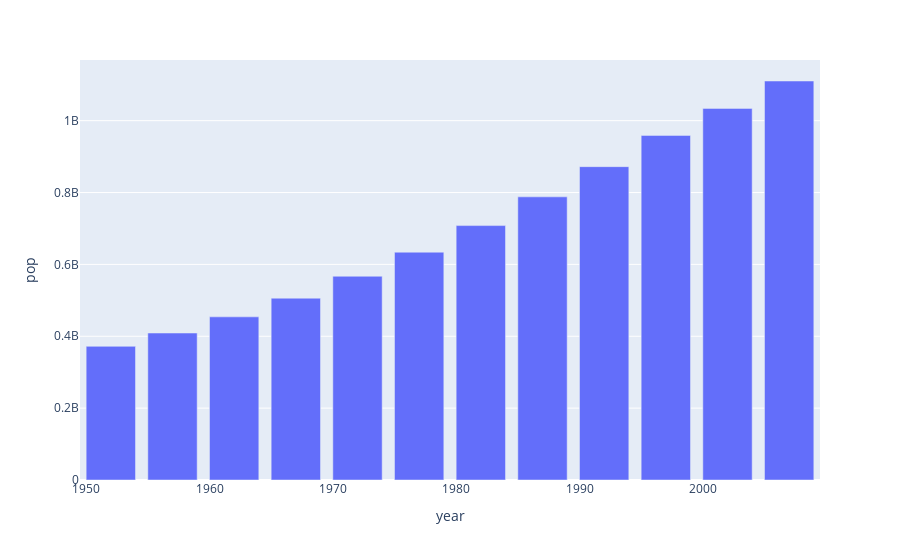

Notebook code for this chart:
### Code cell
can_data = px.data.gapminder().query("country=='India'")
fig = px.bar(can_data,x='year',y='pop',height=400)
fig.show()

### Figure 1 — Plotly figure (JSON) as saved in the notebook; plotly's stock layout.template omitted (floating-point values rounded to 4 significant figures)
{"data": [{"alignmentgroup": "True", "hovertemplate": "year=%{x}<br>pop=%{y}<extra></extra>", "legendgroup": "", "marker": {"color": "#636efa", "pattern": {"shape": ""}}, "name": "", "offsetgroup": "", "orientation": "v", "showlegend": false, "textposition": "auto", "type": "bar", "x": [1952, 1957, 1962, 1967, 1972, 1977, 1982, 1987, 1992, 1997, 2002, 2007], "xaxis": "x", "y": [372000000, 409000000, 454000000, 506000000, 567000000, 634000000, 708000000, 788000000, 872000000, 959000000, 1034172547, 1110396331], "yaxis": "y"}], "layout": {"autosize": true, "barmode": "relative", "legend": {"tracegroupgap": 0}, "margin": {"t": 60}, "xaxis": {"anchor": "y", "autorange": true, "domain": [0, 1], "range": [1950.0, 2010.0], "title": {"text": "year"}, "type": "linear"}, "yaxis": {"anchor": "x", "autorange": true, "domain": [0, 1], "range": [0, 1169000000.0], "title": {"text": "pop"}, "type": "linear"}}}
